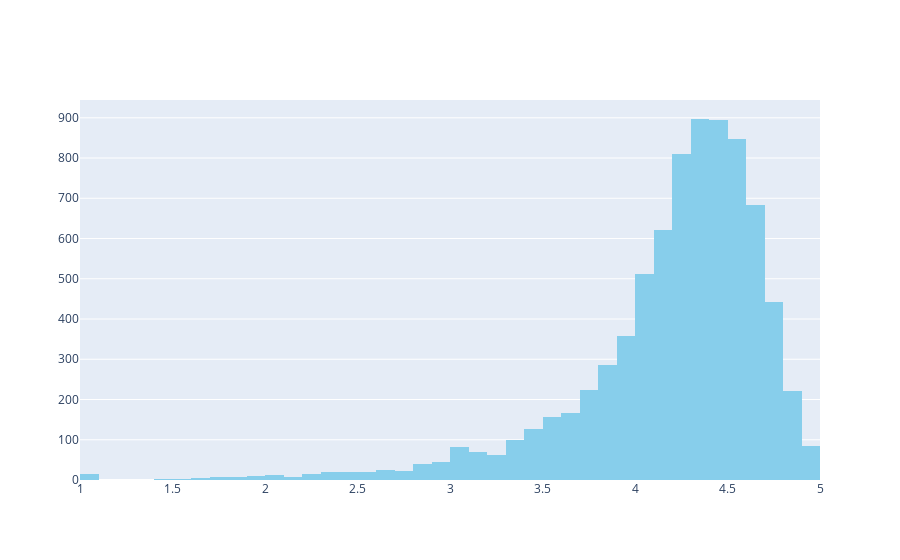

Source (notebook cell):
### Markdown cell above
## Average rating of apps
Do any apps perform really good or really bad?

### Code cell
data = [go.Histogram(
    x=df.Rating,
    xbins={'start': 1, 'size': 0.1, 'end': 5},
    marker=dict(color='skyblue')  # Đặt màu sắc của histogram
)]

# In trung bình đánh giá của ứng dụng
print('Average app rating = ', np.mean(df['Rating']))

# Hiển thị biểu đồ
plotly.offline.iplot(data, filename='overall_rating_distribution')

### Figure 1 — Plotly figure (JSON) as saved in the notebook; plotly's stock layout.template omitted (floating-point values rounded to 4 significant figures; data arrays with more than 128 entries replaced by an {"elided": "..."} marker saying what was removed)
{"data": [{"marker": {"color": "skyblue"}, "type": "histogram", "x": {"elided": "9659 float values"}, "xbins": {"end": 5, "size": 0.1, "start": 1}}], "layout": {}}
